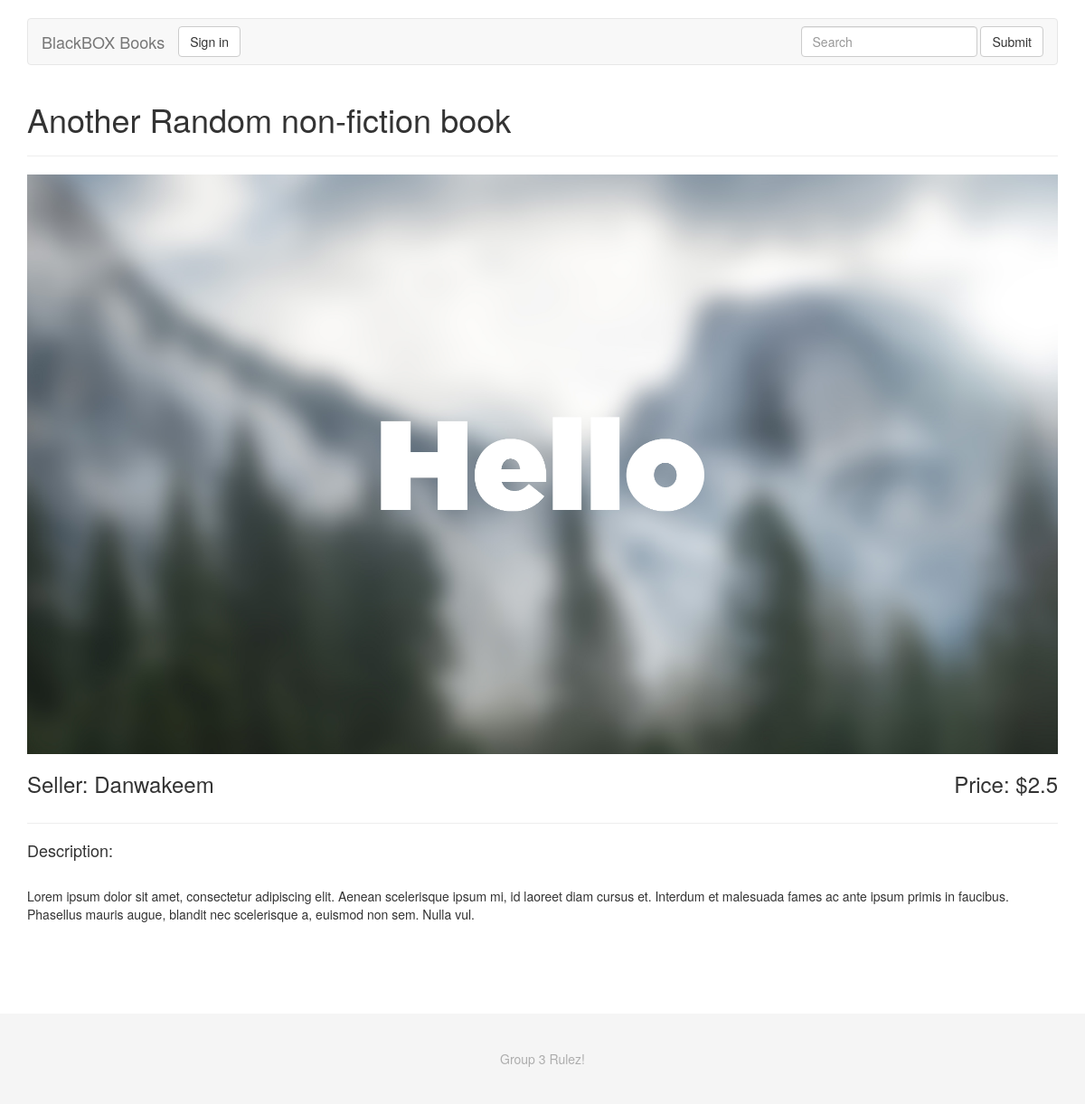
/PHP_src/product_page.php?id=66, run on the app's committed database.
### tables this page shows
CREATE TABLE `product` (
  `id` int(11) NOT NULL AUTO_INCREMENT,
  `prod_name` varchar(128) NOT NULL,
  `prod_desc` varchar(256) NOT NULL,
  `price` float NOT NULL DEFAULT '0',
  `user_id` int(11) NOT NULL,
  `sold` tinyint(4) NOT NULL DEFAULT '0',
  PRIMARY KEY (`id`),
  UNIQUE KEY `id_UNIQUE` (`id`)
);

CREATE TABLE `user` (
  `user_id` int(11) NOT NULL AUTO_INCREMENT,
  `username` varchar(45) NOT NULL,
  `password` varchar(45) NOT NULL,
  `credit_card` varchar(16) DEFAULT NULL,
  `first_name` varchar(45) DEFAULT NULL,
  `last_name` varchar(45) DEFAULT NULL,
  `street` varchar(45) DEFAULT NULL,
  `city` varchar(45) DEFAULT NULL,
  `state` varchar(45) DEFAULT NULL,
  `zip` varchar(45) DEFAULT NULL,
  PRIMARY KEY (`user_id`),
  UNIQUE KEY `username_UNIQUE` (`username`),
  UNIQUE KEY `credit_card_UNIQUE` (`credit_card`)
);

### PHP_src/get_products.php (called while the page is built, shortened)
<?php
	function productPageInfo($prodId){
		$productTable = "product";
		$userTable = "user";
		$con = dbConnect();
		$sql = "SELECT u.username, p.* FROM $productTable as p, $userTable as u WHERE u.user_id = p.user_id AND p.id = $prodId";
		$result = mysqli_query($con,$sql);
		if($result){
			$arr = array();
			while($row = mysqli_fetch_array($result)){
				$arr = array(
					'username' => $row['username'],
					'prod_name' => $row['prod_name'],
      				'prod_desc' => $row['prod_desc'],
      				'price' => $row['price'],
      				'user_id' => $row['user_id']
				);
			}
			return $arr;
		}
	}
?>

### PHP_src/product_page.php (the view, shortened to what this page needs)
<?php
	include_once 'header.php';
	include_once 'get_products.php';
	$prodId = $_GET['id'];
	$arr = productPageInfo($prodId);
?>
	<div class="product-page">
		<div class="product-header">
			<h1><?php echo $arr['prod_name']; ?></h1>
			<hr>
			<img src="img_default/default-prod.jpg" style="width:100%; height:100%;">
		</div>
		<div class="row">
			<div class="col-md-6">
				<h3>Seller: <a href="user_profile.php?id=<?php echo $arr['user_id']; ?>"><?php echo $arr['username']; ?></a></h3>
			</div>
			<div class="col-md-6 align-right">
				<h3>Price: $<?php echo $arr['price']; ?></h3>
			</div>
		</div>
		<hr>
		<h4>Description:</h4>
		<p><?php echo $arr['prod_desc']; ?></p>
	</div>
<?php include_once 'footer.php' ?>

### PHP_src/css/style.css (style rules this page uses)
body { padding-top: 20px; }
a { color: #333; }
.align-right { text-align: right; }
.product-page { margin: 40px 0px 100px 0px; }

### data on the page
product: prod_name "Another Random non-fiction book", user.username "Danwakeem", price "2.5", prod_desc "Lorem ipsum dolor sit amet, consectetur adipiscing elit. Aenean scelerisque ipsum mi, id laoreet diam cursus et. Interdum et malesuada fames ac ante ipsum primis in faucibus. Phasellus mauris augue, blandit nec scelerisque a, euismod non sem. Nulla vul."
